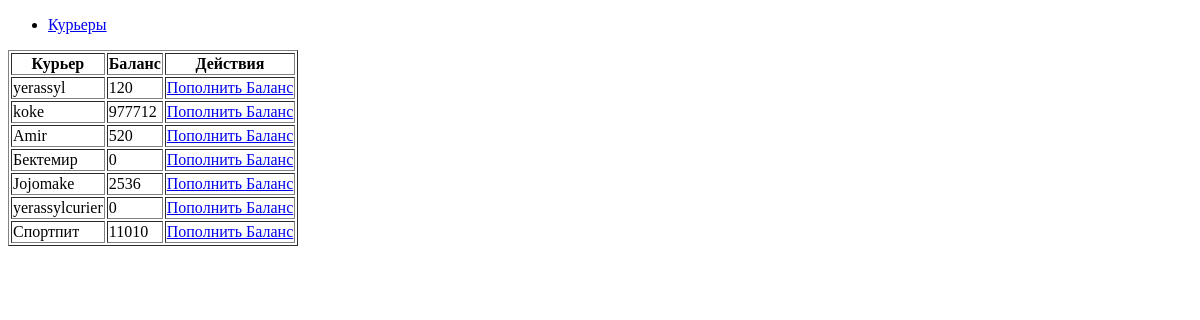
Page /adminpanel/ on the earlier database version.
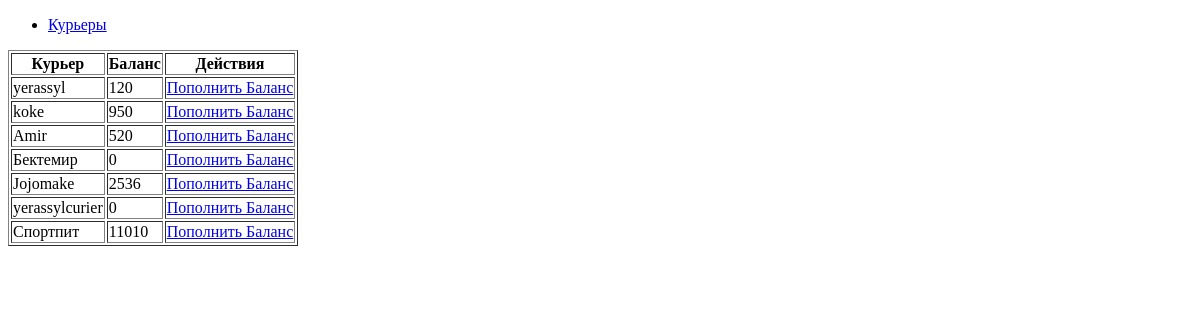
Same page on the later database version.
### curier/models.py (models this page shows)
class Curier(models.Model):
	user = models.OneToOneField(settings.AUTH_USER_MODEL, on_delete=models.CASCADE,related_name="mycurier")
	date_of_birth=models.DateField(blank=True, null=True)
	photo =models.ImageField(upload_to='curiers/%y/%m/%d', blank=True)
	experience=models.IntegerField(blank=True, null=True)
	phone = models.IntegerField(null=False, blank=False)
	is_available=models.BooleanField(default=False)
	balance = models.DecimalField(decimal_places=0,max_digits=1000,default=0)

### adminapp/views.py (the view)
# urls.py: path('',views.index,name="Home"),
def index(request):
    curiers = Curier.objects.all()
    cxt={
        "curiers":curiers
    }
    return render(request,"adminapp/curiers.html",context=cxt)

### adminapp/templates/adminapp/curiers.html
{%extends 'adminapp/base.html'%} {%block title%} Admin Panel {%endblock%} {%block body%}
<table border="1">
    <tr>
        <th>Курьер</th>
        <th>Баланс</th>
        <th>Действия</th>
    </tr>
    {%for i in curiers%}
    <tr>
    <td>{{i.user.username}}</td>
    <td>{{i.balance}}</td>
    <td><a href="{%url 'balance_add_form' id=i.pk%}">Пополнить Баланс</a></td>
    </tr>
    {%endfor%}
</table>
{%endblock%}

Differences in the rows shown:
changed Curier "koke": balance "977712" → "950"
